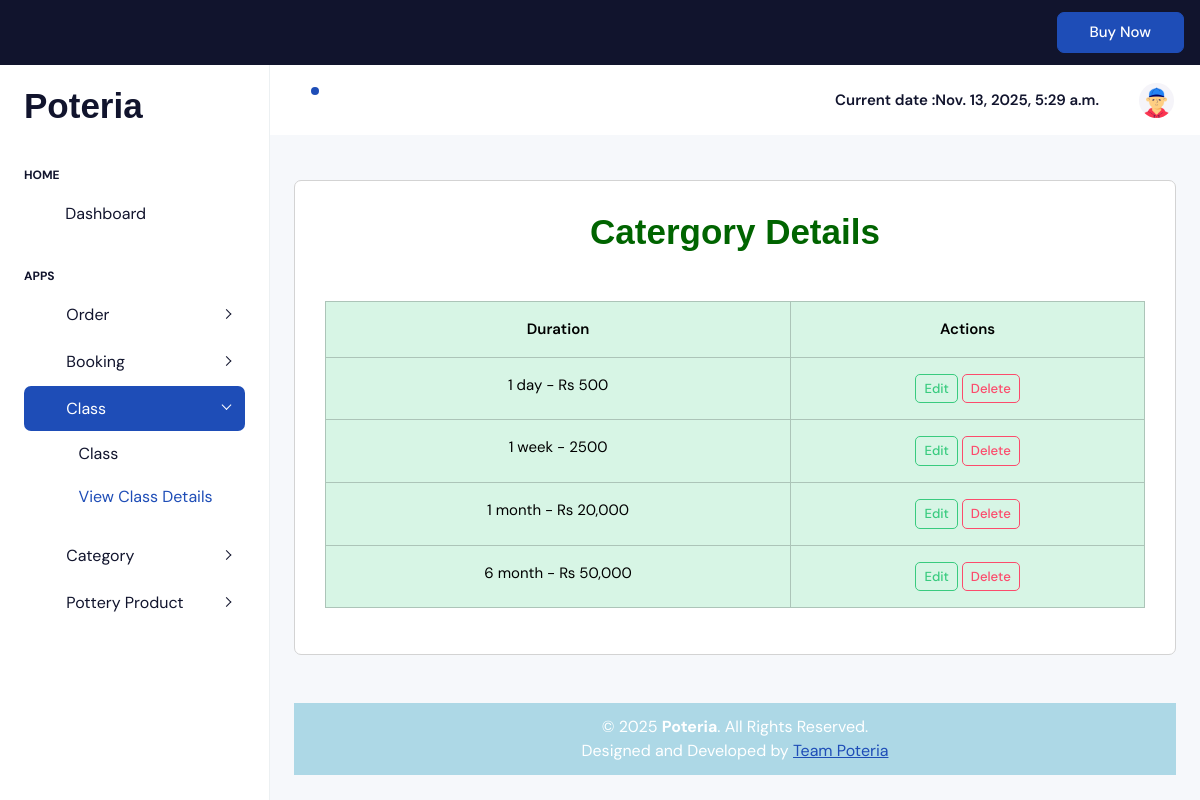
The app's page /PoteriaAdmin/displaycatergory/ with its own data.
### Myapp/models.py (models this page shows, shortened)
class catergorydb(models.Model):
    Duration=models.CharField(max_length=30,null=True,blank=True)

### Myapp/views.py (the view)
# urls.py: path('displaycatergory/', views.displaycatergory, name="displaycatergory"),
def displaycatergory(request):
    date = datetime.datetime.now()
    data=catergorydb.objects.all()
    return render(request,"displaycategory.html",{'data':data,'date':date})

### Myapp/templates/displaycategory.html (shortened to what this page needs)
<!DOCTYPE html>
<html lang="en">
{% extends 'index.html' %}
{% load static %}
{% block content %}
<head>
</head>
<body>
<div class="container-fluid" style="margin:0px; padding:0px;">
  <div class="card mb-5 " style="width:auto; margin:auto; border:1px solid lightgrey; height:auto;">
    <div class="card-body">
      <h1 class="text-center mb-5" style="color:darkgreen; font-size:35px; font-weight:bold; font-family:Arial;">
        Catergory Details
      </h1>
 <div class="table-responsive">
      <table class="table table-bordered table-hover table-success">
        <thead class="table-success text-center">
          <tr>
            <th>Duration</th>
            <th>Actions</th>
          </tr>
        </thead>
        <tbody class="text-center">
          {% for i in data %}
          <tr>
            <td>{{i.Duration}}</td>
            <td>
              <a href="{% url 'editcatergory' c_id=i.id %}">
                <button type="button" class="btn btn-outline-success btn-sm">Edit</button>
              </a>
              <a href="{% url 'deletecatergory' c_id=i.id %}">
                <button type="button" class="btn btn-outline-danger btn-sm">Delete</button>
              </a>
            </td>
          </tr>
        {% endfor %}
        </tbody>
      </table>
 </div>
    </div>
  </div>
</div>
</body>
</html>
{% endblock %}

### records on screen
catergorydb: Duration "1 day - Rs 500"
catergorydb: Duration "1 week - 2500"
catergorydb: Duration "1 month - Rs 20,000"
catergorydb: Duration "6 month - Rs 50,000"

### other values on screen
{{ date }} "Nov. 13, 2025, 5:29 a.m."
